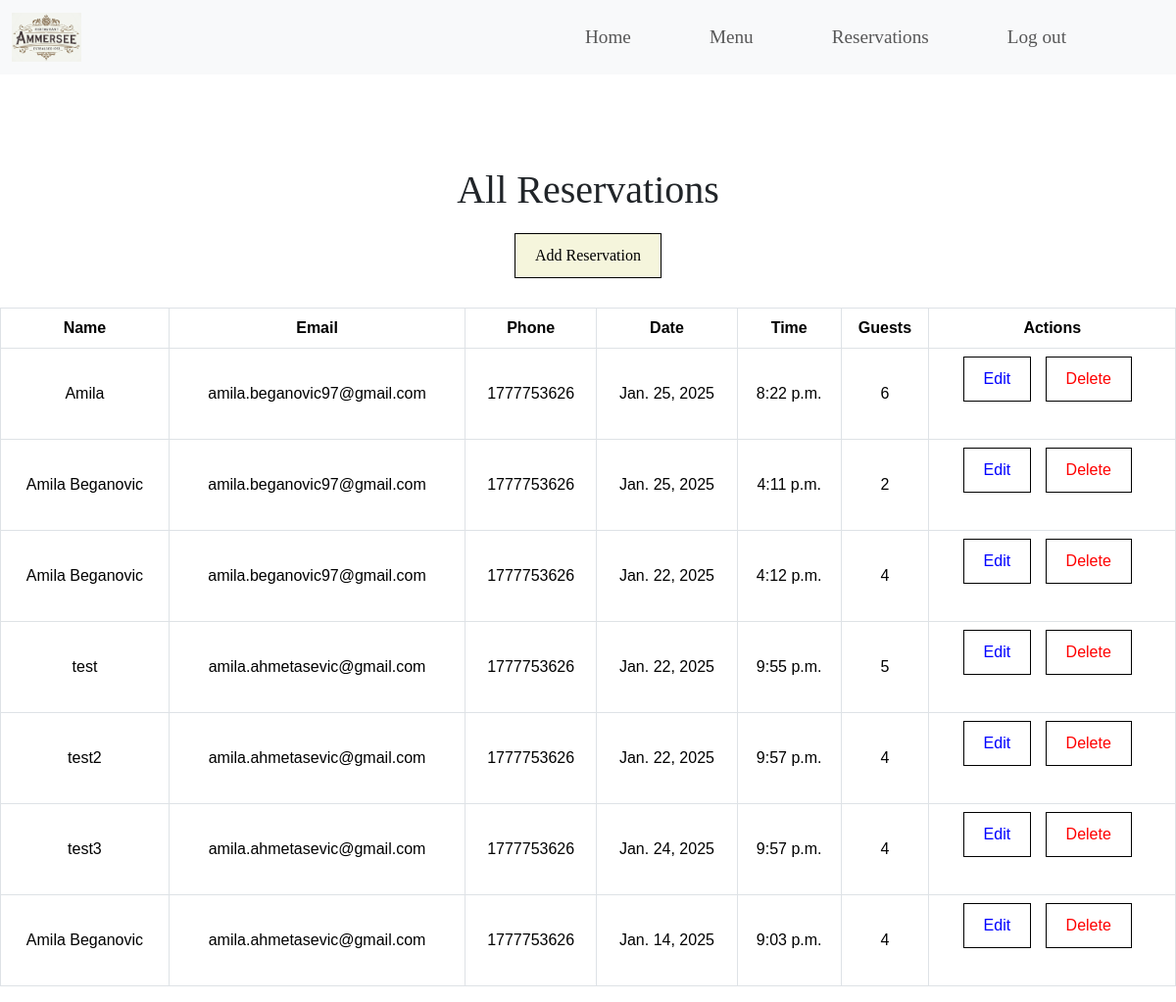
Page /restaurant/admin/reservations/ (signed in) on the earlier database version.
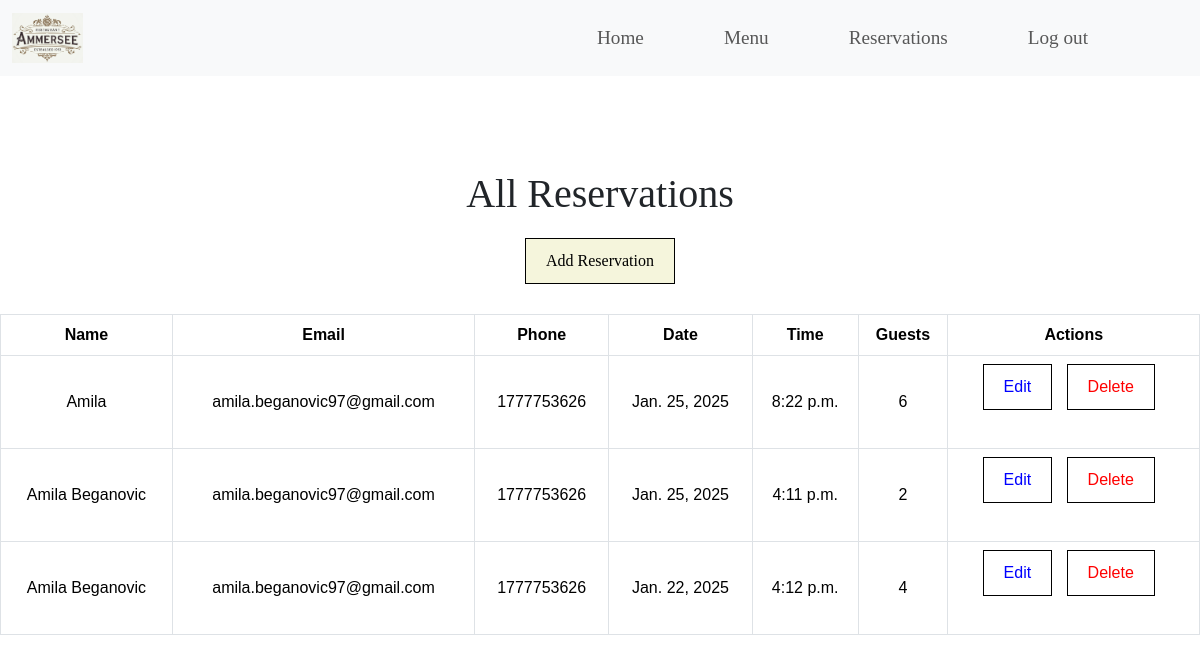
Same page on the later database version.
### restaurant/models.py (models this page shows, shortened)
class Reservation(models.Model):
    time = models.TimeField(blank=False, null=False)  # Reservation time
    num_people = models.IntegerField(
        validators=[
            MinValueValidator(1)
        ]  # Ensure the number of people is at least 1
    )
    name = models.CharField(
        max_length=200
    )  # Name of the person making the reservation
    email = models.EmailField(
        validators=[EmailValidator()], blank=True, null=True
    )  # Email address (optional)
    phone = models.CharField(
        max_length=20,
        validators=[
            RegexValidator(r"^\+?\d{9,15}$")
        ],  # Validate phone number format
    )
    date = models.DateField(
        validators=[validate_future_date]
    )  # Reservation date (must be in the future)
    user = models.ForeignKey(
        settings.AUTH_USER_MODEL,
        on_delete=models.CASCADE,
        null=True,
        blank=True,  # Link to the User model (optional)
    )

### restaurant/views.py (the view)
@login_required  # Requires user to be logged in
@user_passes_test(lambda u: u.is_superuser)  # Requires user to be a superuser
def admin_reservations(request):
    reservations = Reservation.objects.all()  # Retrieve all reservations
    context = {
        "reservations": reservations
    }  # Create a context dictionary to pass to the template
    return render(
        request, "reservations/admin_reservations.html", context
    )  # Render the admin reservations page with the context

### restaurant/templates/reservations/admin_reservations.html (shortened to what this page needs)
{% extends 'base.html' %}
{% block content %}
{% load static %}
<link rel="stylesheet" href="{% static 'css/reservations.css' %}">
<div class="reservations-container">
  <h1>All Reservations</h1>
  {% if user.is_superuser %}
  <a href="{% url 'restaurant:add_reservation' %}">Add Reservation</a> <br>
  {% endif %}
  <table class="table">
    <thead>
      <tr>
        <th scope="col">Name</th>
        <th scope="col">Email</th>
        <th scope="col">Phone</th>
        <th scope="col">Date</th>
        <th scope="col">Time</th>
        <th scope="col">Guests</th>
        {% if user.is_superuser %}
        <th scope="col">Actions</th>
        {% endif %}
      </tr>
    </thead>
    <tbody>
      {% for reservation in reservations %}
      <tr>
        <td>{{ reservation.name }}</td>
        <td>{{ reservation.email }}</td>
        <td>{{ reservation.phone }}</td>
        <td>{{ reservation.date }}</td>
        <td>{{ reservation.time }}</td>
        <td>{{ reservation.num_people }}</td>
        {% if user.is_superuser %}
        <td>
          <a href="{% url 'restaurant:admin_edit_reservation' reservation.pk %}">Edit</a>
          <a href="{% url 'restaurant:admin_delete_reservation' reservation.pk %}">Delete</a>
        </td>
        {% endif %}
      </tr>
      {% endfor %}
    </tbody>
  </table>
</div>
{% endblock content %}

### restaurant/templates/base.html (shortened to what this page needs)
<!DOCTYPE html>
<html lang="en">
<head>
  {% load static %}
  <link href="https://cdn.jsdelivr.net/npm/bootstrap@5.3.2/dist/css/bootstrap.min.css" rel="stylesheet"
>
  <link rel="stylesheet" href="{% static 'css/style.css' %}">
  <link rel="stylesheet" href="https://cdnjs.cloudflare.com/ajax/libs/font-awesome/6.4.0/css/all.min.css">
</head>
<body>
  <header>
    {% block navbar %}
    {% include 'includes/navbar.html' %}
    {% endblock navbar %}
  </header>
  <div class="content-wrapper">
    {% block content %}{% endblock %}
  </div>
</body>
</html>

### restaurant/templates/includes/navbar.html (shortened to what this page needs)
{% load static %}
<nav class="navbar navbar-expand-lg navbar-light bg-light fixed-top">
  <div class="container">
    <a class="navbar-brand" href="{% url 'home' %}" aria-label="Go to homepage">
      <img src="{% static 'images/logo.png' %}" alt="Restaurant Ammersee Logo">
    </a>
    <nav class="collapse navbar-collapse" id="navbarNav">
      <ul class="navbar-nav ms-auto">
        <li class="nav-item">
          <a class="nav-link {% if request.path == '/' %}active{% endif %}" aria-current="page"
            href="{% url 'home' %}">Home</a>
        </li>
        <li class="nav-item">
          <a class="nav-link {% if '/menu/' in request.path %}active{% endif %}"
            href="{% url 'restaurant:menu' %}">Menu</a>
        </li>
        {% if user.is_authenticated %}
        {% if user.is_superuser %}
        <li class="nav-item">
          <a class="nav-link" href="{% url 'restaurant:admin_reservations' %}">Reservations</a>
        </li>
        {% endif %}
        <li class="nav-item">
          <a class="nav-link" href="{% url 'account_logout' %}" onclick="location.reload();">Log out</a>
        </li>
        {% endif %}
      </ul>
    </nav>
  </div>
</nav>

### static/css/style.css (style rules this page uses)
html, body { width: 100%; margin: 0; font-family: 'Playfair Display', serif; display: flex; flex-direction: column; min-height: 100vh; margin-bottom: 0; }
.navbar { position: fixed; top: 0; left: 0; width: 100%; z-index: 100; background-color: #f8f9fa; }
.navbar-brand { margin-right: auto; display: flex; align-items: center; }
nav.navbar .navbar-brand img { max-height: 50px; width: auto; object-fit: contain; }
.navbar-nav .nav-link { font-size: 1.2rem; margin-left: 2rem; margin-right: 2rem; }
.navbar .container { margin-left: 0; }
.content-wrapper { flex: 1; margin-top: 70px; }

### static/css/reservations.css (style rules this page uses)
.table { font-family: Arial, sans-serif; }
.table td { vertical-align: middle; text-align: center; }
.table th { vertical-align: middle; text-align: center; }
.table td, .table th { border: 1px solid #dee2e6; }
.reservations-container { margin-top: 100px; text-align: center; }
.reservations-container h1 { margin-bottom: 20px; }
.reservations-container a { display: inline-block; margin-bottom: 30px; padding: 10px 20px; background-color: beige; color: black; text-decoration: none; border: 1px solid black; }
@media (min-width: 768px) { .table { display: table; } }
@media (min-width: 768px) { .table td a { margin-right: 10px; background: none; } }
@media (min-width: 768px) { .table td a:first-child { color: blue; } }
@media (min-width: 768px) { .table td a:last-child { color: red; } }

Differences in the rows shown:
removed Reservation: name "test", email "amila.ahmetasevic@gmail.com", phone "1777753626", date "Jan. 22, 2025", time "9:55 p.m.", num_people "5"
removed Reservation: name "test2", email "amila.ahmetasevic@gmail.com", phone "1777753626", date "Jan. 22, 2025", time "9:57 p.m.", num_people "4"
removed Reservation: name "test3", email "amila.ahmetasevic@gmail.com", phone "1777753626", date "Jan. 24, 2025", time "9:57 p.m.", num_people "4"
removed Reservation: name "Amila Beganovic", email "amila.ahmetasevic@gmail.com", phone "1777753626", date "Jan. 14, 2025", time "9:03 p.m.", num_people "4"
